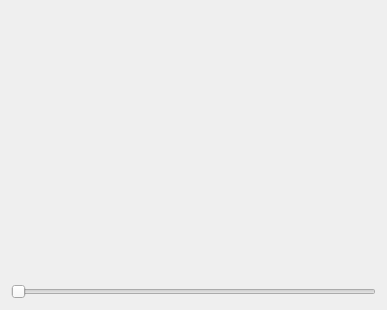
<?xml version="1.0" encoding="UTF-8"?>
<ui version="4.0">
 <class>Demo_qmeter</class>
 <widget class="QWidget" name="Demo_qmeter">
  <property name="geometry">
   <rect>
    <x>0</x>
    <y>0</y>
    <width>387</width>
    <height>310</height>
   </rect>
  </property>
  <property name="windowTitle">
   <string>Form</string>
  </property>
  <layout class="QVBoxLayout" name="verticalLayout">
   <item>
    <widget class="QMeter" name="widget" native="true"/>
   </item>
   <item>
    <widget class="QSlider" name="horizontalSlider">
     <property name="orientation">
      <enum>Qt::Horizontal</enum>
     </property>
    </widget>
   </item>
  </layout>
 </widget>
 <customwidgets>
  <customwidget>
   <class>QMeter</class>
   <extends>QWidget</extends>
   <header>qmeter.h</header>
   <container>1</container>
  </customwidget>
 </customwidgets>
 <resources/>
 <connections/>
</ui>
